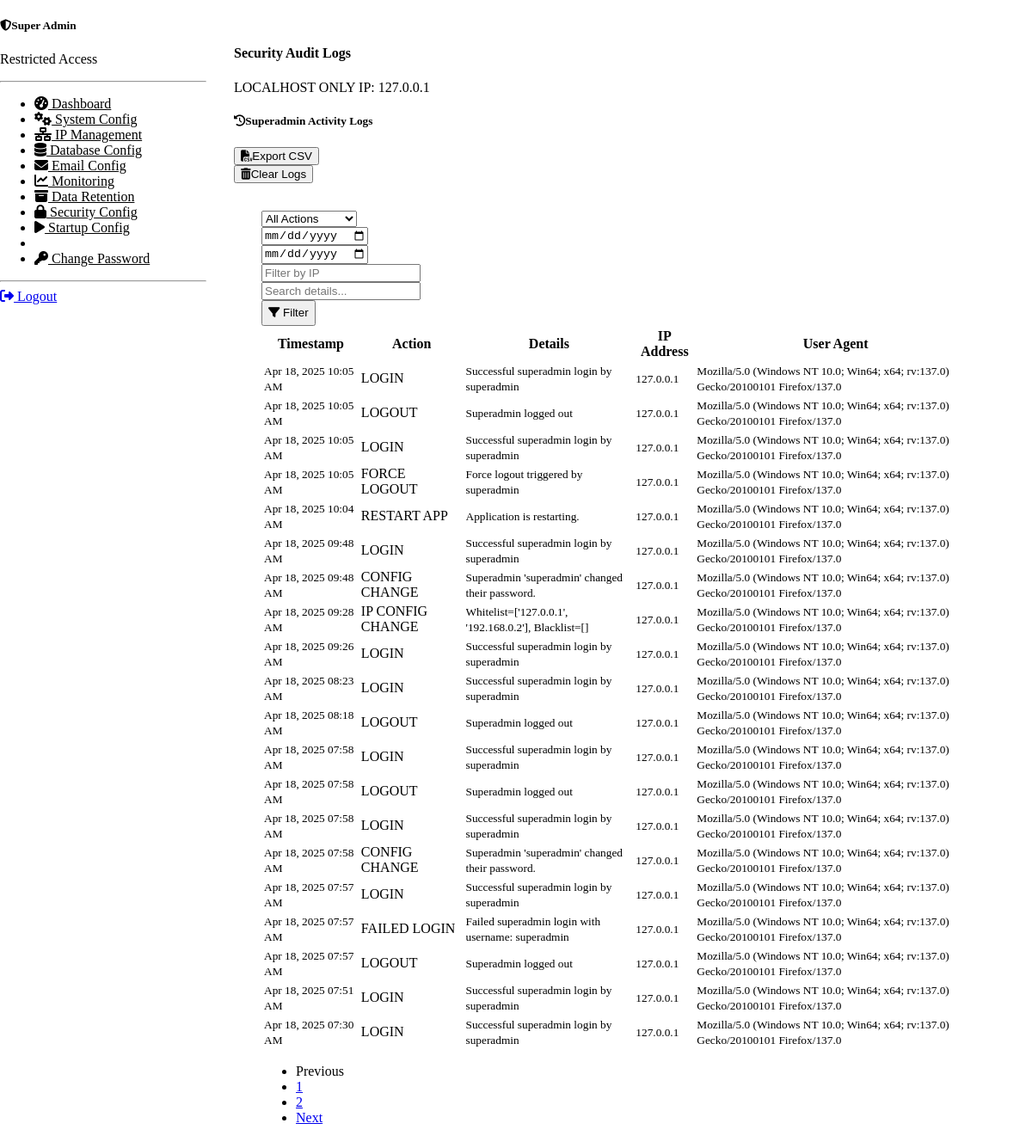
Screenshot of /superadmin/audit-logs (signed in) with the database file from the repository.
### app/blueprints/superadmin/models/audit_logs.py (models this page shows, shortened)
class AuditLog(db.Model):
    __tablename__ = "audit_logs"
    id = db.Column(db.Integer, primary_key=True)
    user_id = db.Column(db.Integer, db.ForeignKey("user.id"), nullable=True)
    action = db.Column(db.String(64), nullable=False)
    details = db.Column(db.Text)
    ip_address = db.Column(db.String(45))  # IPv6 compatible
    user_agent = db.Column(db.Text)
    timestamp = db.Column(db.DateTime, default=datetime.utcnow)

### app/blueprints/superadmin/audit_logs_routes.py (the view, shortened to what this page needs)
@superadmin_bp.route("/audit-logs", methods=["GET"], endpoint="audit_logs")
@superadmin_required
def audit_logs_view():
    page       = request.args.get("page", 1, type=int)
    per_page   = 20
    action     = request.args.get("action")
    date_from  = request.args.get("date_from")
    date_to    = request.args.get("date_to")
    ip         = request.args.get("ip")
    search     = request.args.get("search")
    fmt        = request.args.get("format")
    action_choices = ["LOGIN", "LOGOUT", "CONFIG_CHANGE", "FAILED_LOGIN"]
    query = AuditLog.query.order_by(AuditLog.timestamp.desc())
    if action:
        query = query.filter(AuditLog.action == action)
    if date_from:
        try:
            from_date = datetime.strptime(date_from, "%Y-%m-%d")
            query = query.filter(AuditLog.timestamp >= from_date)
        except ValueError:
            pass  # Silently ignore bad input
    if date_to:
        try:
            to_date = datetime.strptime(date_to, "%Y-%m-%d")
            query = query.filter(AuditLog.timestamp <= to_date.replace(hour=23, minute=59, second=59))
        except ValueError:
            pass
    if ip:
        query = query.filter(AuditLog.ip_address.ilike(f"%{ip}%"))
    if search:
        query = query.filter(AuditLog.details.ilike(f"%{search}%"))
    pagination = query.paginate(page=page, per_page=per_page, error_out=False)
    logs = pagination.items
    filters = {
        "action": action or "",
        "date_from": date_from or "",
        "date_to": date_to or "",
        "ip": ip or "",
        "search": search or ""
    }
    return render_template(
        "superadmin/audit_logs.html",
        logs=logs,
        pagination=pagination,
        filters=filters,
        action_choices=action_choices,
        today=date.today().strftime("%Y-%m-%d"),
    )

### app/models/user.py (called while the page is built)
    def has_role(self, role_name):
        return any(role.name.lower() == role_name.lower() for role in self.roles)

    @property
    def is_superadmin(self):
        return self.has_role("superadmin")

### app/templates/superadmin/audit_logs.html (shortened to what this page needs)
{% extends "superadmin/base.html" %}
{% block page_title %}Security Audit Logs{% endblock %}
{% block content %}
  <div class="card border-0 shadow-sm mb-4">
    <div class="card-header bg-transparent d-flex justify-content-between align-items-center">
      <h5 class="mb-0"><i class="fas fa-history me-2"></i>Superadmin Activity Logs</h5>
      <div class="d-flex gap-2">
        <form method="get" action="{{ url_for('superadmin.audit_logs') }}" class="m-0 d-inline-flex">
          <button
            type="submit"
            class="btn btn-outline-secondary btn-sm d-inline-flex align-items-center"
            title="Export as CSV">
            <i class="fas fa-file-csv me-1"></i>Export CSV
          </button>
        </form>
        <form
          method="post"
          action="{{ url_for('superadmin.clear_audit_logs') }}"
          class="m-0 d-inline-flex"
          onsubmit="return confirm('Really clear all logs?');">
          <button
            type="submit"
            class="btn btn-outline-danger btn-sm d-inline-flex align-items-center"
            title="Clear Logs">
            <i class="fas fa-trash-alt me-1"></i>Clear Logs
          </button>
        </form>
      </div>
    </div>
    <div class="card-body">
      <form class="row g-2 mb-3" method="get" action="{{ url_for('superadmin.audit_logs') }}">
        <div class="col-md-1">
          <select name="action" class="form-select form-select-sm">
            <option value="">All Actions</option>
          </select>
        </div>
        <div class="col-md-2">
          <input type="date" name="date_from" class="form-control form-control-sm" value="{{ filters.date_from }}" placeholder="From date">
        </div>
        <div class="col-md-2">
          <input type="date" name="date_to" class="form-control form-control-sm" value="{{ filters.date_to }}" placeholder="To date">
        </div>
        <div class="col-md-2">
          <input
            type="text"
            name="ip"
            class="form-control form-control-sm"
            value="{{ filters.ip }}"
            placeholder="Filter by IP">
        </div>
        <div class="col-md-3">
          <input
            type="text"
            name="search"
            class="form-control form-control-sm"
            value="{{ filters.search }}"
            placeholder="Search details...">
        </div>
        <div class="col-md-2">
          <button type="submit" class="btn btn-outline-primary btn-sm w-100" style="height: 30px;">
            <i class="fas fa-filter me-1"></i> Filter
          </button>
        </div>
      </form>
      <div class="table-responsive">
        <table class="table table-hover mb-0">
          <thead>
            <tr>
              <th>Timestamp</th>
              <th>Action</th>
              <th>Details</th>
              <th>IP Address</th>
              <th>User Agent</th>
            </tr>
          </thead>
          <tbody>
            {% if logs %}
              {% set colors = {
                'LOGIN':'success','LOGOUT':'secondary',
                'CONFIG_CHANGE':'primary','FAILED_LOGIN':'danger'
              } %}
              {% for log in logs %}
                <tr>
                  <td><small>{{ log.timestamp.strftime('%b %d, %Y %I:%M %p') }}</small></td>
                  <td>
                    {% set badge = colors.get(log.action, 'info') %}
                    <span class="badge bg-{{ badge }}">
                      {{ log.action.replace('_',' ') }}
                    </span>
                  </td>
                  <td>
                    <div class="details-scroll">
                      <small>{{ log.details }}</small>
                    </div>
                  </td>
                  <td><small>{{ log.ip_address }}</small></td>
                  <td>
                    <small class="text-truncate d-inline-block" style="max-width:250px;">
                      {{ log.user_agent }}
                    </small>
                  </td>
                </tr>
              {% endfor %}
            {% else %}
              <tr>
                <td colspan="5" class="text-center py-4">
                  <i class="fas fa-info-circle me-2"></i>No audit logs found.
                </td>
              </tr>
            {% endif %}
          </tbody>
        </table>
      </div>
      {% if pagination.pages > 1 %}
<nav aria-label="Audit log pagination" class="mt-3">
  <ul class="pagination justify-content-center mb-0">
    {% if pagination.has_prev %}
      <li class="page-item">
        <a class="page-link"
           href="{{ url_for('superadmin.audit_logs', page=pagination.prev_num, **filters) }}">
          Previous
        </a>
      </li>
    {% else %}
      <li class="page-item disabled">
        <span class="page-link">Previous</span>
      </li>
    {% endif %}
    {% for p in pagination.iter_pages(left_edge=1, left_current=2, right_current=2, right_edge=1) %}
      {% if p %}
        <li class="page-item {% if p == pagination.page %}active{% endif %}">
          <a class="page-link"
             href="{{ url_for('superadmin.audit_logs', page=p, **filters) }}">
            {{ p }}
          </a>
        </li>
      {% else %}
        <li class="page-item disabled">
          <span class="page-link">…</span>
        </li>
      {% endif %}
    {% endfor %}
    {% if pagination.has_next %}
      <li class="page-item">
        <a class="page-link"
           href="{{ url_for('superadmin.audit_logs', page=pagination.next_num, **filters) }}">
          Next
        </a>
      </li>
    {% else %}
      <li class="page-item disabled">
        <span class="page-link">Next</span>
      </li>
    {% endif %}
  </ul>
</nav>
{% endif %}
    </div>
  </div>
{% endblock %}

### app/templates/superadmin/base.html (shortened to what this page needs)
<!DOCTYPE html>
<html lang="en" data-bs-theme="dark">
<head>
    <link rel="stylesheet" href="https://cdn.replit.com/agent/bootstrap-agent-dark-theme.min.css">
    <link rel="stylesheet" href="https://cdnjs.cloudflare.com/ajax/libs/font-awesome/6.4.0/css/all.min.css">
    <link rel="stylesheet" href="{{ url_for('static', filename='css/style.css') }}">
</head>
<body>
    <div class="container-fluid">
        <div class="row">
            <div class="superadmin-sidebar px-0">
                <div class="position-sticky pt-3">
                    <div class="p-3 text-center">
                        <h5 class="text-primary"><i class="fas fa-shield-alt me-2"></i>Super Admin</h5>
                        <p class="text-muted small mb-0">Restricted Access</p>
                    </div>
                    <hr class="my-2">
                    <ul class="nav flex-column px-3">
                        <li class="nav-item">
                            <a class="nav-link {% if request.endpoint == 'superadmin.dashboard' %}active{% endif %}" href="{{ url_for('superadmin.dashboard') }}">
                                <i class="fas fa-tachometer-alt me-2"></i> Dashboard
                            </a>
                        </li>
                        <li class="nav-item">
                            <a class="nav-link {% if request.endpoint == 'superadmin.system_config' %}active{% endif %}" href="{{ url_for('superadmin.system_config') }}">
                                <i class="fas fa-cogs me-2"></i> System Config
                            </a>
                        </li>
                        <li class="nav-item">
                            <a class="nav-link {% if request.endpoint == 'superadmin.ip_management' %}active{% endif %}" href="{{ url_for('superadmin.ip_management') }}">
                                <i class="fas fa-network-wired me-2"></i> IP Management
                            </a>
                        </li>
                        <li class="nav-item">
                            <a class="nav-link {% if request.endpoint == 'superadmin.database_config' %}active{% endif %}" href="{{ url_for('superadmin.database_config') }}">
                                <i class="fas fa-database me-2"></i> Database Config
                            </a>
                        </li>
                        <li class="nav-item">
                            <a class="nav-link {% if request.endpoint == 'superadmin.email_config' %}active{% endif %}" href="{{ url_for('superadmin.email_config') }}">
                                <i class="fas fa-envelope me-2"></i> Email Config
                            </a>
                        </li>
                        <li class="nav-item">
                            <a class="nav-link {% if request.endpoint == 'superadmin.system_monitoring' %}active{% endif %}" href="{{ url_for('superadmin.system_monitoring') }}">
                                <i class="fas fa-chart-line me-2"></i> Monitoring
                            </a>
                        </li>
                        <li class="nav-item">
                            <a class="nav-link {% if request.endpoint == 'superadmin.data_retention' %}active{% endif %}" href="{{ url_for('superadmin.data_retention') }}">
                                <i class="fas fa-archive me-2"></i> Data Retention
                            </a>
                        </li>
                        <li class="nav-item">
                            <a class="nav-link {% if request.endpoint == 'superadmin.security_config' %}active{% endif %}" href="{{ url_for('superadmin.security_config') }}">
                                <i class="fas fa-lock me-2"></i> Security Config
                            </a>
                        </li>
                        <li class="nav-item">
                            <a class="nav-link {% if request.endpoint == 'superadmin.startup_config' %}active{% endif %}" href="{{ url_for('superadmin.startup_config') }}">
                                <i class="fas fa-play me-2"></i> Startup Config
                            </a>
                        </li>
                        <li class="nav-item">
                            <a class="nav-link {% if request.endpoint == 'superadmin.audit_logs' %}active{% endif %}" href="{{ url_for('superadmin.audit_logs') }}">
                                <i class="fas fa-history me-2"></i> Audit Logs
                            </a>
                        </li>
                        <li class="nav-item">
                            <a class="nav-link {% if request.endpoint == 'superadmin.change_password' %}active{% endif %}" href="{{ url_for('superadmin.change_password') }}">
                                <i class="fas fa-key me-2"></i> Change Password
                            </a>
                        </li>
                    </ul>
                    <hr class="my-2">
                    <div class="px-3">
                        <a href="{{ url_for('superadmin.logout') }}" class="btn btn-danger btn-sm w-100">
                            <i class="fas fa-sign-out-alt me-2"></i> Logout
                        </a>
                    </div>
                </div>
            </div>
            <div class="superadmin-content">
                <div class="row superadmin-header py-2 mb-4">
                    <div class="col">
                        <h4 class="mb-0">{% block page_title %}Super Admin Portal{% endblock %}</h4>
                    </div>
                    <div class="col-auto">
                        <span class="badge bg-danger me-2">LOCALHOST ONLY</span>
                        <span class="text-muted">IP: {{ request.remote_addr }}</span>
                    </div>
                </div>
                {% block content %}{% endblock %}
            </div>
        </div>
    </div>
</body>
</html>

### app/static/css/style.css (style rules this page uses)
.card { transition: transform 0.3s ease, box-shadow 0.3s ease; }
.card-body { padding: 2rem; }
html, body { height: 100%; }
body { display: flex; flex-direction: column; }

### app/templates/superadmin/base.html (style rules this page uses)
body { overflow-x: hidden; }
.superadmin-sidebar { position: fixed; top: 0; bottom: 0; left: 0; width: 240px; overflow-y: auto; background-color: var(--bs-gray-900); z-index: 1030; }
.superadmin-content { margin-left: 240px; padding: 1.5rem; width: calc(100% - 240px); max-width: 100%; box-sizing: border-box; }
.nav-link { color: var(--bs-gray-400); border-radius: 0.25rem; margin-bottom: 0.25rem; }
.nav-link:hover, .nav-link.active { background-color: var(--bs-primary); color: white; }
.superadmin-header { background-color: var(--bs-gray-800); border-bottom: 1px solid var(--bs-gray-700); }
.card, form, .table { width: 100%; max-width: 100%; box-sizing: border-box; }

### app/templates/superadmin/audit_logs.html (style rules this page uses)
.details-scroll { max-height: 100px; overflow-y: auto; word-break: break-word; padding-right: 0.25rem; }

### rows the page displays
AuditLog: timestamp "Apr 18, 2025 10:05 AM", action.replace "LOGIN", details "Successful superadmin login by superadmin", ip_address "127.0.0.1", user_agent "Mozilla/5.0 (Windows NT 10.0; Win64; x64; rv:137.0) Gecko/20100101 Firefox/137.0"
AuditLog: timestamp "Apr 18, 2025 10:05 AM", action.replace "LOGOUT", details "Superadmin logged out", ip_address "127.0.0.1", user_agent "Mozilla/5.0 (Windows NT 10.0; Win64; x64; rv:137.0) Gecko/20100101 Firefox/137.0"
AuditLog: timestamp "Apr 18, 2025 10:05 AM", action.replace "LOGIN", details "Successful superadmin login by superadmin", ip_address "127.0.0.1", user_agent "Mozilla/5.0 (Windows NT 10.0; Win64; x64; rv:137.0) Gecko/20100101 Firefox/137.0"
AuditLog: timestamp "Apr 18, 2025 10:05 AM", action.replace "FORCE LOGOUT", details "Force logout triggered by superadmin", ip_address "127.0.0.1", user_agent "Mozilla/5.0 (Windows NT 10.0; Win64; x64; rv:137.0) Gecko/20100101 Firefox/137.0"
AuditLog: timestamp "Apr 18, 2025 10:04 AM", action.replace "RESTART APP", details "Application is restarting.", ip_address "127.0.0.1", user_agent "Mozilla/5.0 (Windows NT 10.0; Win64; x64; rv:137.0) Gecko/20100101 Firefox/137.0"
AuditLog: timestamp "Apr 18, 2025 09:48 AM", action.replace "LOGIN", details "Successful superadmin login by superadmin", ip_address "127.0.0.1", user_agent "Mozilla/5.0 (Windows NT 10.0; Win64; x64; rv:137.0) Gecko/20100101 Firefox/137.0"
AuditLog: timestamp "Apr 18, 2025 09:48 AM", action.replace "CONFIG CHANGE", details "Superadmin 'superadmin' changed their password.", ip_address "127.0.0.1", user_agent "Mozilla/5.0 (Windows NT 10.0; Win64; x64; rv:137.0) Gecko/20100101 Firefox/137.0"
AuditLog: timestamp "Apr 18, 2025 09:28 AM", action.replace "IP CONFIG CHANGE", details "Whitelist=['127.0.0.1', '192.168.0.2'], Blacklist=[]", ip_address "127.0.0.1", user_agent "Mozilla/5.0 (Windows NT 10.0; Win64; x64; rv:137.0) Gecko/20100101 Firefox/137.0"
AuditLog: timestamp "Apr 18, 2025 09:26 AM", action.replace "LOGIN", details "Successful superadmin login by superadmin", ip_address "127.0.0.1", user_agent "Mozilla/5.0 (Windows NT 10.0; Win64; x64; rv:137.0) Gecko/20100101 Firefox/137.0"
AuditLog: timestamp "Apr 18, 2025 08:23 AM", action.replace "LOGIN", details "Successful superadmin login by superadmin", ip_address "127.0.0.1", user_agent "Mozilla/5.0 (Windows NT 10.0; Win64; x64; rv:137.0) Gecko/20100101 Firefox/137.0"
AuditLog: timestamp "Apr 18, 2025 08:18 AM", action.replace "LOGOUT", details "Superadmin logged out", ip_address "127.0.0.1", user_agent "Mozilla/5.0 (Windows NT 10.0; Win64; x64; rv:137.0) Gecko/20100101 Firefox/137.0"
AuditLog: timestamp "Apr 18, 2025 07:58 AM", action.replace "LOGIN", details "Successful superadmin login by superadmin", ip_address "127.0.0.1", user_agent "Mozilla/5.0 (Windows NT 10.0; Win64; x64; rv:137.0) Gecko/20100101 Firefox/137.0"
AuditLog: timestamp "Apr 18, 2025 07:58 AM", action.replace "LOGOUT", details "Superadmin logged out", ip_address "127.0.0.1", user_agent "Mozilla/5.0 (Windows NT 10.0; Win64; x64; rv:137.0) Gecko/20100101 Firefox/137.0"
AuditLog: timestamp "Apr 18, 2025 07:58 AM", action.replace "LOGIN", details "Successful superadmin login by superadmin", ip_address "127.0.0.1", user_agent "Mozilla/5.0 (Windows NT 10.0; Win64; x64; rv:137.0) Gecko/20100101 Firefox/137.0"
AuditLog: timestamp "Apr 18, 2025 07:58 AM", action.replace "CONFIG CHANGE", details "Superadmin 'superadmin' changed their password.", ip_address "127.0.0.1", user_agent "Mozilla/5.0 (Windows NT 10.0; Win64; x64; rv:137.0) Gecko/20100101 Firefox/137.0"
AuditLog: timestamp "Apr 18, 2025 07:57 AM", action.replace "LOGIN", details "Successful superadmin login by superadmin", ip_address "127.0.0.1", user_agent "Mozilla/5.0 (Windows NT 10.0; Win64; x64; rv:137.0) Gecko/20100101 Firefox/137.0"
AuditLog: timestamp "Apr 18, 2025 07:57 AM", action.replace "FAILED LOGIN", details "Failed superadmin login with username: superadmin", ip_address "127.0.0.1", user_agent "Mozilla/5.0 (Windows NT 10.0; Win64; x64; rv:137.0) Gecko/20100101 Firefox/137.0"
AuditLog: timestamp "Apr 18, 2025 07:57 AM", action.replace "LOGOUT", details "Superadmin logged out", ip_address "127.0.0.1", user_agent "Mozilla/5.0 (Windows NT 10.0; Win64; x64; rv:137.0) Gecko/20100101 Firefox/137.0"
AuditLog: timestamp "Apr 18, 2025 07:51 AM", action.replace "LOGIN", details "Successful superadmin login by superadmin", ip_address "127.0.0.1", user_agent "Mozilla/5.0 (Windows NT 10.0; Win64; x64; rv:137.0) Gecko/20100101 Firefox/137.0"
AuditLog: timestamp "Apr 18, 2025 07:30 AM", action.replace "LOGIN", details "Successful superadmin login by superadmin", ip_address "127.0.0.1", user_agent "Mozilla/5.0 (Windows NT 10.0; Win64; x64; rv:137.0) Gecko/20100101 Firefox/137.0"

### other values shown
{{ request.remote_addr }} "127.0.0.1"
{{ p }} "1" "2"
